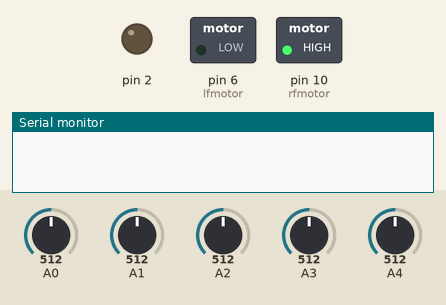
This sketch was run on a simulated Arduino Uno, built with avr-gcc and run on an emulated ATmega328P. On the bench: switched loads named in the sketch (green lamp = pin HIGH), output pins drawn as LEDs (lit = HIGH), the last lines printed to the serial monitor. Inputs (shaded band) come from the test bench; at power-on: A0 = 512, A3 = 512, A1 = 512, A4 = 512, A2 = 512.

Above: at 6.8 s.
6.9 s: A0 set to 524
At 7.3 s:
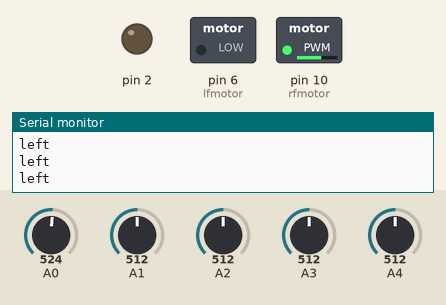
8.4 s: A3 set to 521
At 8.7 s:
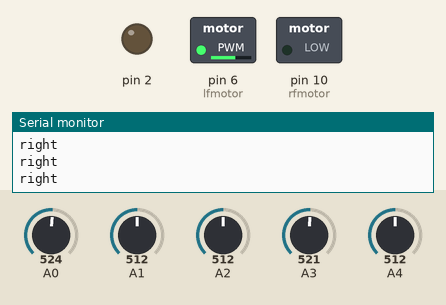
9.9 s: A1 set to 529
At 11.0 s:
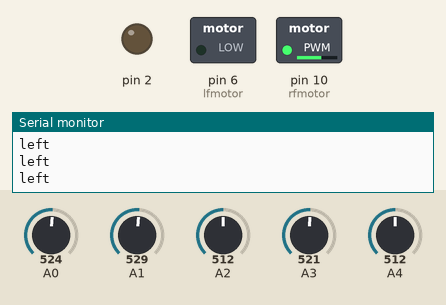
11.4 s: A4 set to 716
At 12.3 s:
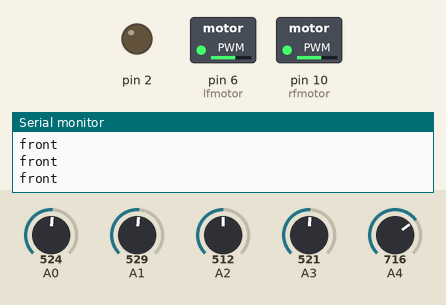
12.9 s: A2 set to 716
At 13.4 s:
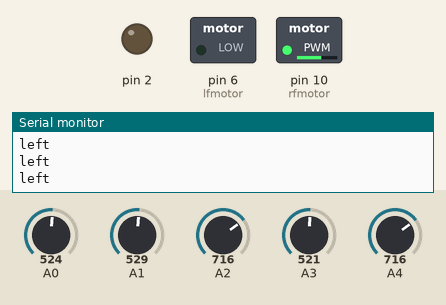
15.9 s: A2 set to 306
At 16.7 s:
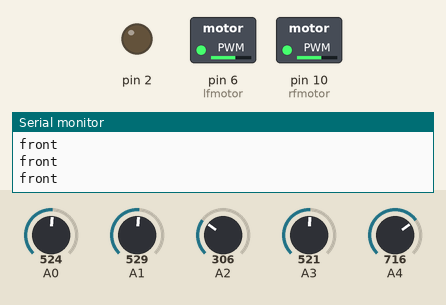
Timing chart, 0 to 18.4 s (numbered marks = the images above; inputs shaded):
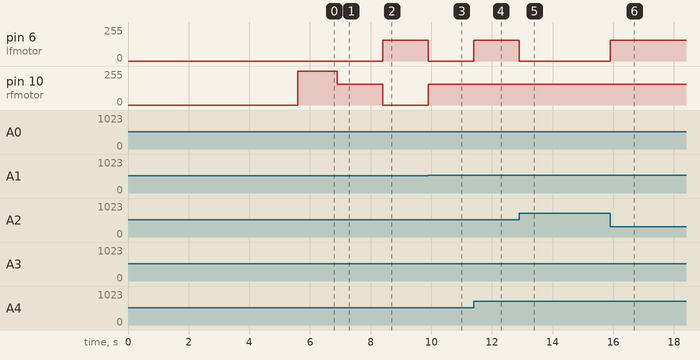

The sketch:

line_seeker_2.ino
```cpp
//09 NOVEMBER 2017
//Code BY VIBHOR RAWAL
int s[5] = {A0, A1, A2, A3, A4};

int lfmotor = 6;
int rfmotor = 10;
int bell = 12;

int avg[5];
int val[5];
int white[5];
int black[5];
int i;
int ir[5];
void setup() {

  //5V output pin
  pinMode( 2, OUTPUT );
  digitalWrite( 2, LOW );
  pinMode( lfmotor, OUTPUT );
  pinMode( rfmotor, OUTPUT );
  analogWrite(lfmotor, 0);
  analogWrite(rfmotor, 0);

  //calibration
  delay(1000);
  //digitalWrite(13, HIGH);
  value();
  for (i = 0; i < 5; i++)
  {
    white[i] = s[i];
  }
  digitalWrite(bell, HIGH);
  delay(300);
  digitalWrite(bell, LOW);
  //digitalWrite(13, LOW);
  delay(4000);

  //digitalWrite(13, HIGH);
  value();
  for (i = 0; i < 5; i++)
  {
    black[i] = s[i];
  }

  digitalWrite(bell, HIGH);
  delay(300);
  digitalWrite(bell, LOW);
  //digitalWrite(13, LOW);
  for (i = 0; i < 5; i++)
  {
    avg[i] = (black[i] + white[i]) / 2;
  }

  Serial.begin(9600);
}


int value()
{
  s[0] = analogRead(A0);
  s[1] = analogRead(A1);
  s[2] = analogRead(A2);
  s[3] = analogRead(A3);
  s[4] = analogRead(A4);

  for (i = 0; i < 5; i++)
  {
    ir[i] = s[i] > avg[i] ? 1 : 0;
  }

  return 1 * ir[0] + 2 * ir[1] + 4 * ir[2] + 8 * ir[3] + 16 * ir[4];
}

void left()
{
  analogWrite(rfmotor, 155);
  analogWrite(lfmotor, 0);
  Serial.println("left");
}


void right()
{
  analogWrite(lfmotor, 155);
  analogWrite(rfmotor, 0);
  Serial.println("right");
}


void front()
{
  analogWrite(lfmotor, 155);
  analogWrite(rfmotor, 155);
  Serial.println("front");
}

void rotate()
{ do {
    analogWrite(lfmotor, 0);
    analogWrite(rfmotor, 255);
  } while (value() == 0);

  Serial.println("rotate");
}
void loop() {


  switch (value()) {
    case 1:
      left();
      break;

    case 2:
      left();
      break;


    case 3:
      left();
      break;

    case 4:
      front();
      break;

    case 5:
      left();
      break;

    case 6:
      left();
      break;

    case 7:
      left();
      break;

    case 8:
      right();
      break;

    case 9:
      right();
      break;

    case 10:
      front();
      break;

    case 11:
      left();
      break;

    case 12:
      right();
      break;

    case 13:
      right();
      break;

    case 14:
      front();
      break;

    case 15:
      left();
      break;

    case 16:
      right();
      break;

    case 17:
      front();
      break;

    case 18:
      front();
      break;

    case 19:
      left();
      break;

    case 20:
      right();
      break;

    case 21:
      front();
      break;

    case 22:
      left();
      break;

    case 23:
      left();
      break;

    case 24:
      right();
      break;

    case 25:
      right();
      break;

    case 26:
      right();
      break;

    case 27:
      front();
      break;

    case 28:
      right();
      break;

    case 29:
      right();
      break;

    case 30:
      right();
      break;

    case 31:
      left();
      break;

    default:
      rotate();
  }
}
```

Measured:
- the behaviour switches between 512 and 513 on A0 (found by bisection; images 0 and 1)
- the behaviour switches between 512 and 513 on A3 (found by bisection; images 1 and 2)
- the behaviour switches between 512 and 513 on A1 (found by bisection; images 2 and 3)
- after the input at 6.9 s, pin 10 (rfmotor): 255/255 → 155/255 at once
- after the input at 8.4 s, pin 6 (lfmotor): 0/255 → 155/255 at once; pin 10 (rfmotor): 155/255 → 0/255 at once
- after the input at 9.9 s, pin 6 (lfmotor): 155/255 → 0/255 at once; pin 10 (rfmotor): 0/255 → 155/255 at once
- after the input at 11.4 s, pin 6 (lfmotor): 0/255 → 155/255 at once
- after the input at 12.9 s, pin 6 (lfmotor): 155/255 → 0/255 at once
- after the input at 15.9 s, pin 6 (lfmotor): 0/255 → 155/255 at once
